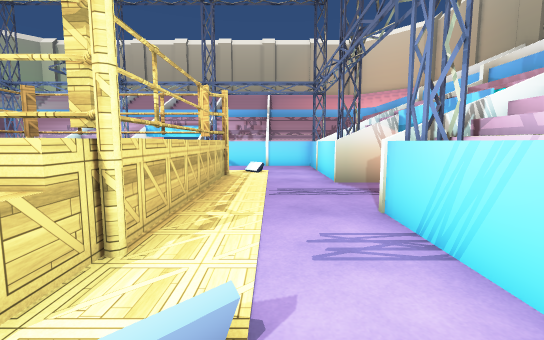
[1] (above)

20 first-person views from a walk through a scene from a Unity 3-D project. The camera is 1.3 m above the floor, tilts 6° down and sees 90° across. The floor is counted in squares, 1 m on a side. Each view is taken from the middle of a square. On the plan, view 1 faces up. The plan holds only what a view shows up to about 13 squares ahead; the rest is blank. The place goes on beyond the plan. The player is left out. Some surface patterns are stand-ins.

[2]
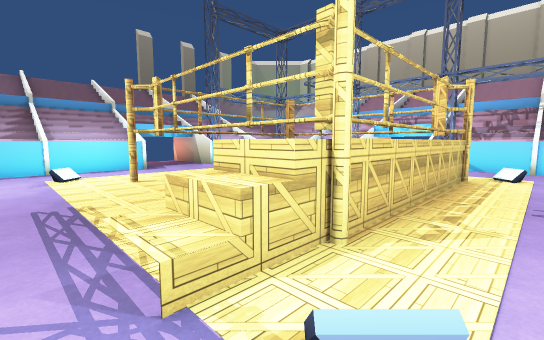

[3]
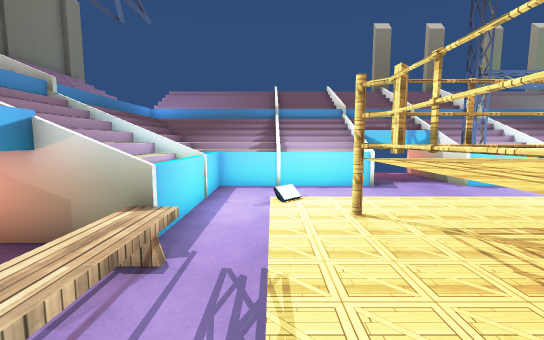

[4]
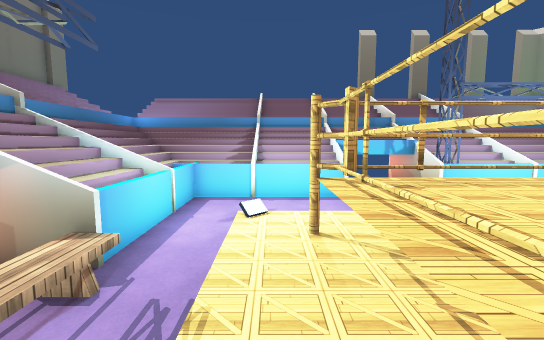

[5]
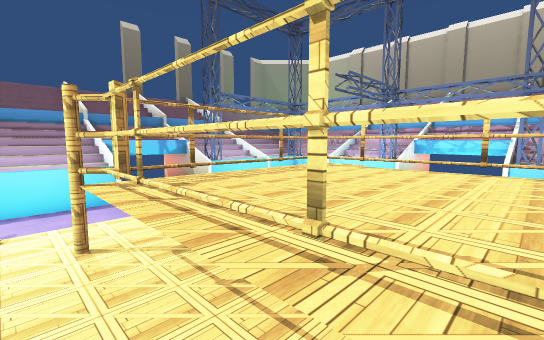

[6]
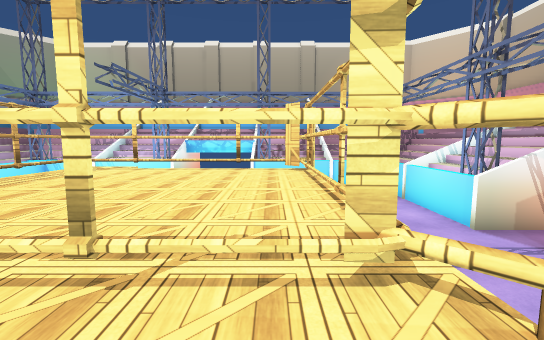

[7]
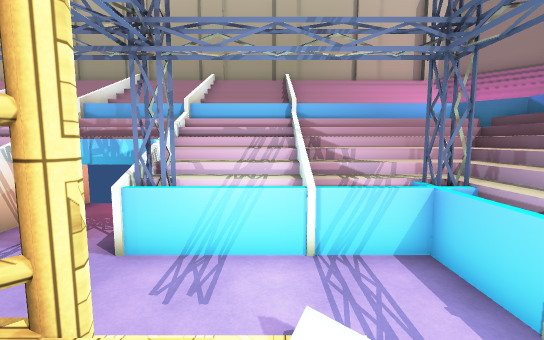

[8]
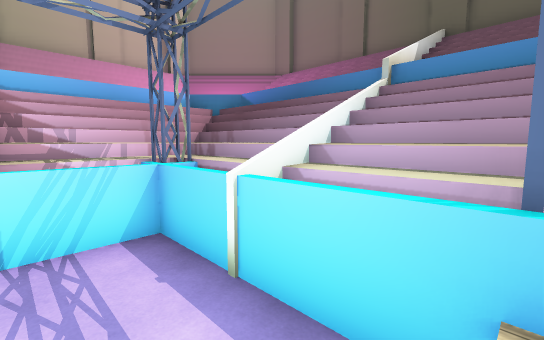

[9]
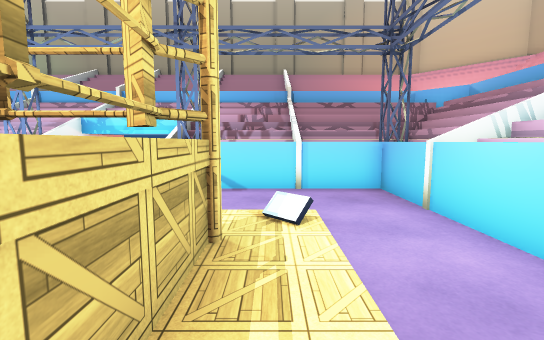

[10]
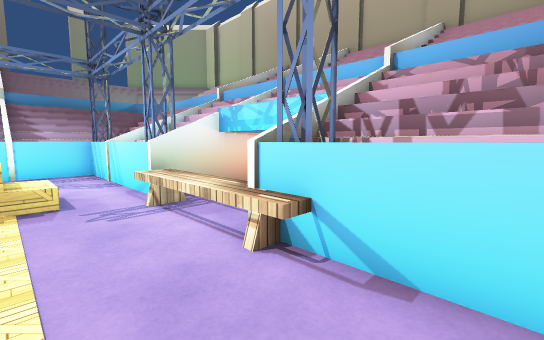

[11]
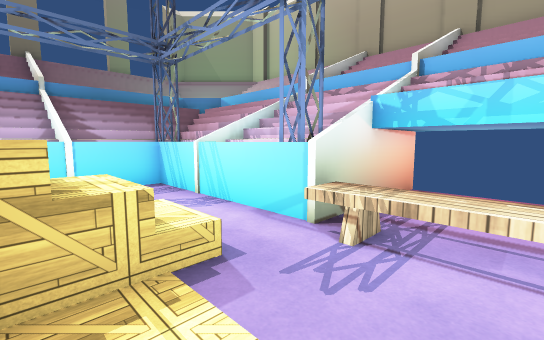

[12]
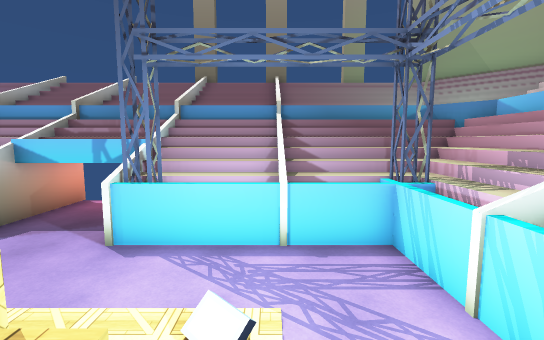

[13]
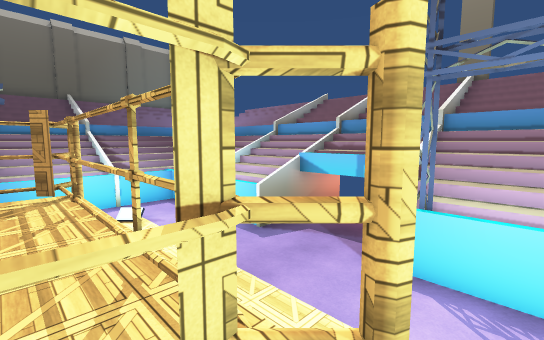

[14]
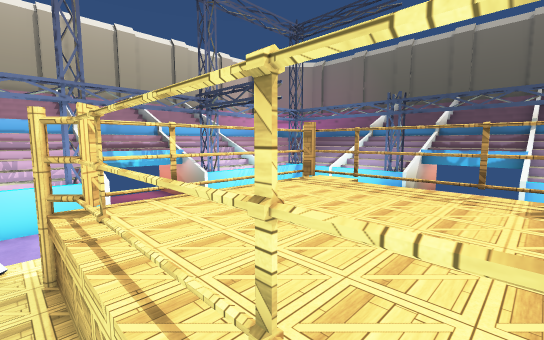

[15]
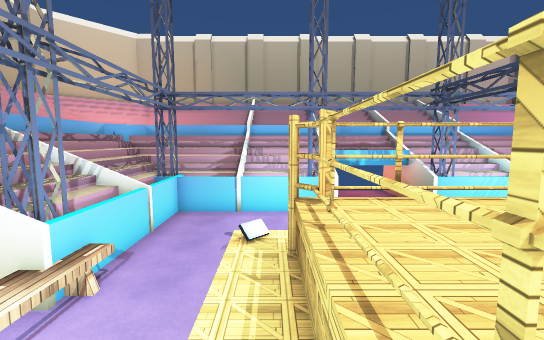

[16]
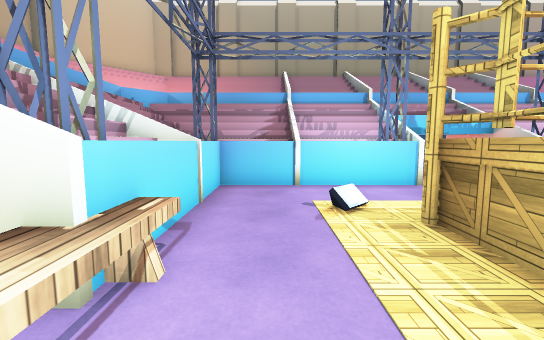

[17]
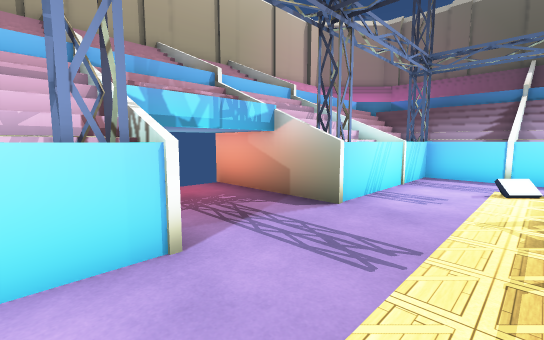

[18]
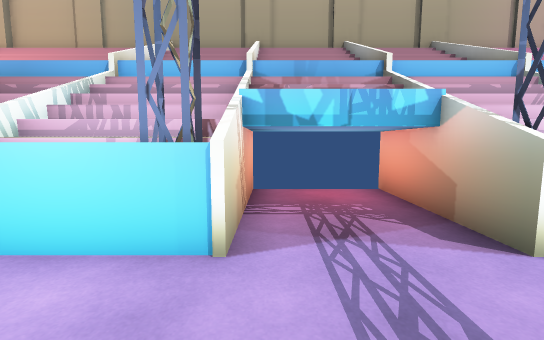

[19]
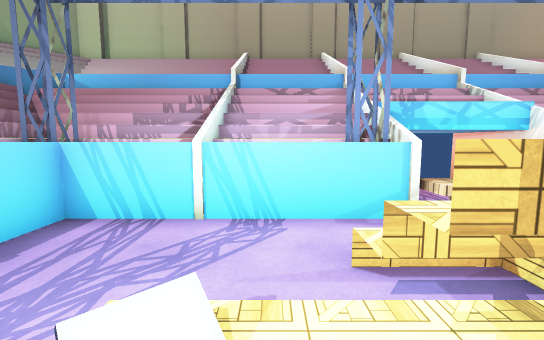

[20]
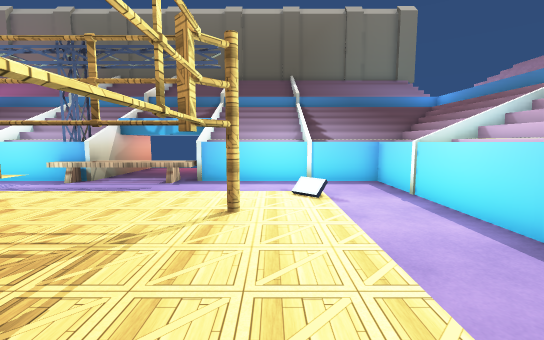

### Floor plan
Key: @ floor where view 1 was taken; # wall or solid block; x gap in a wall; . main floor; : floor 1 m higher than the main floor; + floor 1.25 m higher than the main floor; / step, stairs or slope; = window, fence, low wall or low ledge; ^ raised ledge; B block; E bench; O other object.
Columns run from 18 left of view 1 to 6 right of it. Each row starts with its distance up from view 1.
 17      OOOOOOBBBBOOOOO  OO
 16    O OOOOOOBBB#OOOOOO O
 15   OO#OOOOOOEEE#OOOOOOO
 14 O OOO......EEEEE....OOOO
 13 O OOO...............OOOO
 12   OOO....=/.........#OOO
 11   OOO... ++.........OOOO
 10   OOO....x^######...OOOO
  9   OOO... .^^^^^^#...OOOO#
  8   B.......^^^^^^#.....BB#
  7   B.......^^^^^^#.....BB#
  6   B.......^^^^^^#.....BB#
  5 ##B##.....^^^^^^#...#####
  4   OOO....x^^^^^^#...OOOO
  3   OOO....#....#+#...OOOO
  2   OOO..........:/...OOOO
  1   OOO..........////.#OOO
  0   OOO.............@.OOOO
 -1    OOOO#OOOEEEEEOO#OOO
 -2    OOOOOOOO...#OOOOOOOO
 -3   OOOOOOOOOBBB#OOOOOOOO

Positions as (right, up) in squares from view 1, and headings:
1: (0, 0), facing up
2: (0, 0), facing up-left
3: (-3, 1), facing left
4: (-3, 2), facing left
5: (-3, 2), facing up-left
6: (-3, 2), facing up
7: (-3, 2), facing right
8: (-3, 1), facing down-right
9: (-1, 7), facing up
10: (-1, 12), facing up-left
11: (-5, 11), facing up-left
12: (-8, 12), facing left
13: (-8, 11), facing down-left
14: (-8, 11), facing down-right
15: (-8, 11), facing right
16: (-6, 13), facing right
17: (-1, 10), facing down-right
18: (-1, 8), facing right
19: (-10, 10), facing up
20: (-10, 8), facing down
